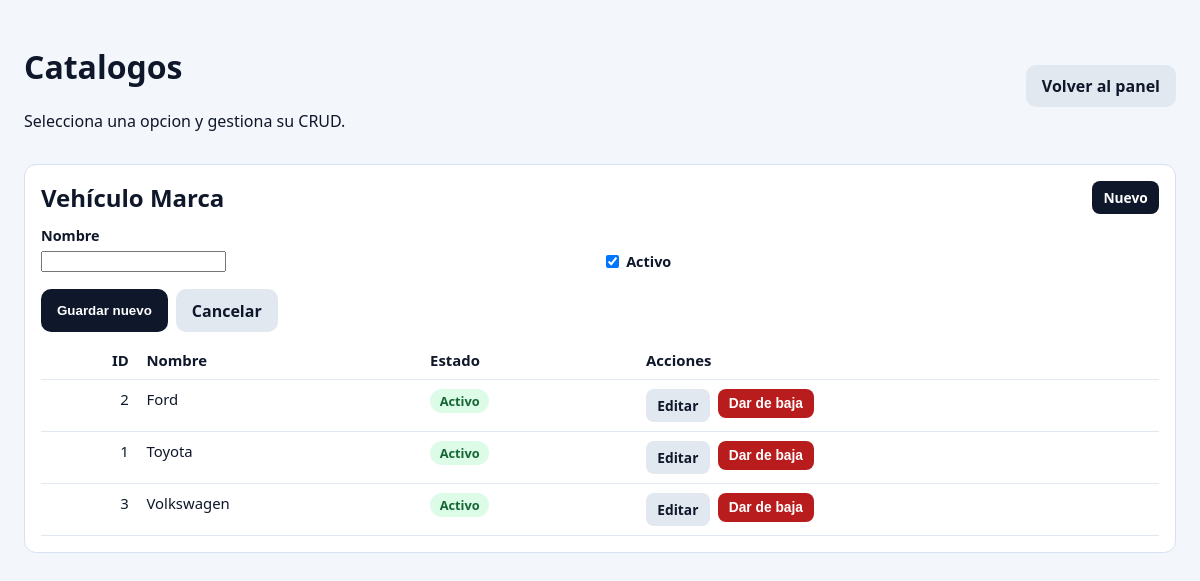
/catalogos.php?seccion=vehiculo_marca (signed in), run on the app's committed database.
### tables this page shows
CREATE TABLE IF NOT EXISTS vehiculos_marcas (
  id_vehiculo_marca INT AUTO_INCREMENT PRIMARY KEY,
  nombre_marca_v VARCHAR(100) NOT NULL,
  activo TINYINT(1) DEFAULT 1
);

### public/catalogos.php (the view, shortened to what this page needs)
<?php
$projectRoot = dirname(__DIR__);
$seccion = (string) ($_GET['seccion'] ?? 'marca');
$vehiculoMarcaForm = [
    'id_vehiculo_marca' => 0,
    'nombre_marca_v' => '',
    'activo' => '1',
];
try {
    $pdo = Database::connect($projectRoot);
} catch (Throwable $e) {
    http_response_code(500);
    echo 'No se pudo conectar a la base de datos: ' . htmlspecialchars($e->getMessage());
    exit;
}
$vehiculosMarcas = $pdo->query(
    'SELECT id_vehiculo_marca, nombre_marca_v, activo
     FROM vehiculos_marcas
     ORDER BY activo DESC, nombre_marca_v ASC'
)->fetchAll();
?>
<!doctype html>
<html lang="es">
<head>
</head>
<body>
<div class="container">
    <div class="top">
        <div>
            <h1>Catalogos</h1>
            <p>Selecciona una opcion y gestiona su CRUD.</p>
        </div>
        <div class="actions">
            <a class="btn btn-muted" href="/dashboard.php">Volver al panel</a>
        </div>
    </div>
    <?php if ($seccion === 'vehiculo_marca'): ?>
    <div class="panel" id="vehiculos-marcas-panel">
        <div style="display:flex;justify-content:space-between;align-items:center;margin-bottom:0.75rem;">
            <h2 style="margin:0;">Vehículo Marca</h2>
            <a class="btn btn-primary btn-small" href="/catalogos.php?seccion=vehiculo_marca">Nuevo</a>
        </div>
        <form method="post" action="/catalogos.php" autocomplete="off">
            <div class="grid">
                <div>
                    <label for="nombre_marca_v">Nombre</label>
                    <input id="nombre_marca_v" name="nombre_marca_v" maxlength="100" required value="<?= htmlspecialchars((string) $vehiculoMarcaForm['nombre_marca_v']) ?>">
                </div>
                <div>
                    <label class="check-label">
                        <input type="checkbox" name="activo" value="1" <?= (string) $vehiculoMarcaForm['activo'] === '1' ? 'checked' : '' ?>>
                        Activo
                    </label>
                </div>
            </div>
            <div class="actions" style="margin-top: 0.9rem;">
                <button class="btn btn-primary" type="submit"><?= (int) $vehiculoMarcaForm['id_vehiculo_marca'] > 0 ? 'Guardar cambios' : 'Guardar nuevo' ?></button>
                <a class="btn btn-muted" href="/catalogos.php?seccion=vehiculo_marca#vehiculos-marcas-panel">Cancelar</a>
            </div>
        </form>
        <table>
            <thead>
            <tr>
                <th>ID</th>
                <th>Nombre</th>
                <th>Estado</th>
                <th>Acciones</th>
            </tr>
            </thead>
            <tbody>
            <?php if (count($vehiculosMarcas) === 0): ?>
                <tr><td colspan="4">No hay marcas de vehículo cargadas.</td></tr>
            <?php else: ?>
                <?php foreach ($vehiculosMarcas as $row): ?>
                    <tr>
                        <td><?= (int) $row['id_vehiculo_marca'] ?></td>
                        <td><?= htmlspecialchars((string) $row['nombre_marca_v']) ?></td>
                        <td>
                            <span class="tag <?= (int) $row['activo'] === 1 ? 'ok' : 'off' ?>">
                                <?= (int) $row['activo'] === 1 ? 'Activo' : 'Inactivo' ?>
                            </span>
                        </td>
                        <td>
                            <div class="actions">
                                <a class="btn btn-muted btn-small" href="/catalogos.php?seccion=vehiculo_marca&edit_vehiculo_marca=<?= (int) $row['id_vehiculo_marca'] ?>#vehiculos-marcas-panel">Editar</a>
                                <form method="post" action="/catalogos.php#vehiculos-marcas-panel" style="display:inline;">
                                    <button class="btn <?= (int) $row['activo'] === 1 ? 'btn-danger' : 'btn-primary' ?> btn-small" type="submit">
                                        <?= (int) $row['activo'] === 1 ? 'Dar de baja' : 'Activar' ?>
                                    </button>
                                </form>
                            </div>
                        </td>
                    </tr>
                <?php endforeach; ?>
            <?php endif; ?>
            </tbody>
        </table>
    </div>
    <?php endif; ?>
</div>
</body>
</html>

### public/catalogos.php (style rules this page uses)
body { font-family: Segoe UI, Arial, sans-serif; margin: 1.5rem; background: #f3f6fb; color: #0f172a; }
.container { max-width: 1200px; margin: 0 auto; }
.top { display: flex; justify-content: space-between; align-items: center; gap: 1rem; margin-bottom: 1rem; }
.actions { display: flex; gap: 0.5rem; flex-wrap: wrap; }
.btn { display: inline-block; text-decoration: none; border: 0; border-radius: 10px; padding: 0.65rem 1rem; cursor: pointer; font-weight: 600; }
.btn-primary { background: #0f172a; color: #fff; }
.btn-muted { background: #e2e8f0; color: #0f172a; }
.btn-danger { background: #b91c1c; color: #fff; }
.btn-small { padding: 0.45rem 0.7rem; border-radius: 8px; font-size: 0.86rem; }
.panel { background: #fff; border: 1px solid #d8e1ef; border-radius: 12px; padding: 1rem; margin-bottom: 1rem; }
.grid { display: grid; grid-template-columns: repeat(auto-fit, minmax(220px, 1fr)); gap: 0.75rem; }
label { display: block; font-size: 0.9rem; margin-bottom: 0.25rem; font-weight: 600; }
.check-label { display: inline-flex; align-items: center; gap: 0.45rem; margin-top: 1.6rem; font-weight: 600; }
.check-label input[type="checkbox"] { width: auto; margin: 0; }
table { width: 100%; border-collapse: collapse; margin-top: 0.6rem; }
th, td { border-bottom: 1px solid #e2e8f0; padding: 0.55rem; text-align: left; font-size: 0.93rem; vertical-align: top; }
table thead th:first-child, table tbody td:first-child:not([colspan]) { text-align: right; }
.tag { display: inline-block; padding: 0.2rem 0.6rem; border-radius: 999px; font-size: 0.8rem; font-weight: 700; }
.ok { background: #dcfce7; color: #166534; }

### data on the page
vehiculos_marcas: id_vehiculo_marca "2", nombre_marca_v "Ford", activo "Activo"
vehiculos_marcas: id_vehiculo_marca "1", nombre_marca_v "Toyota", activo "Activo"
vehiculos_marcas: id_vehiculo_marca "3", nombre_marca_v "Volkswagen", activo "Activo"
